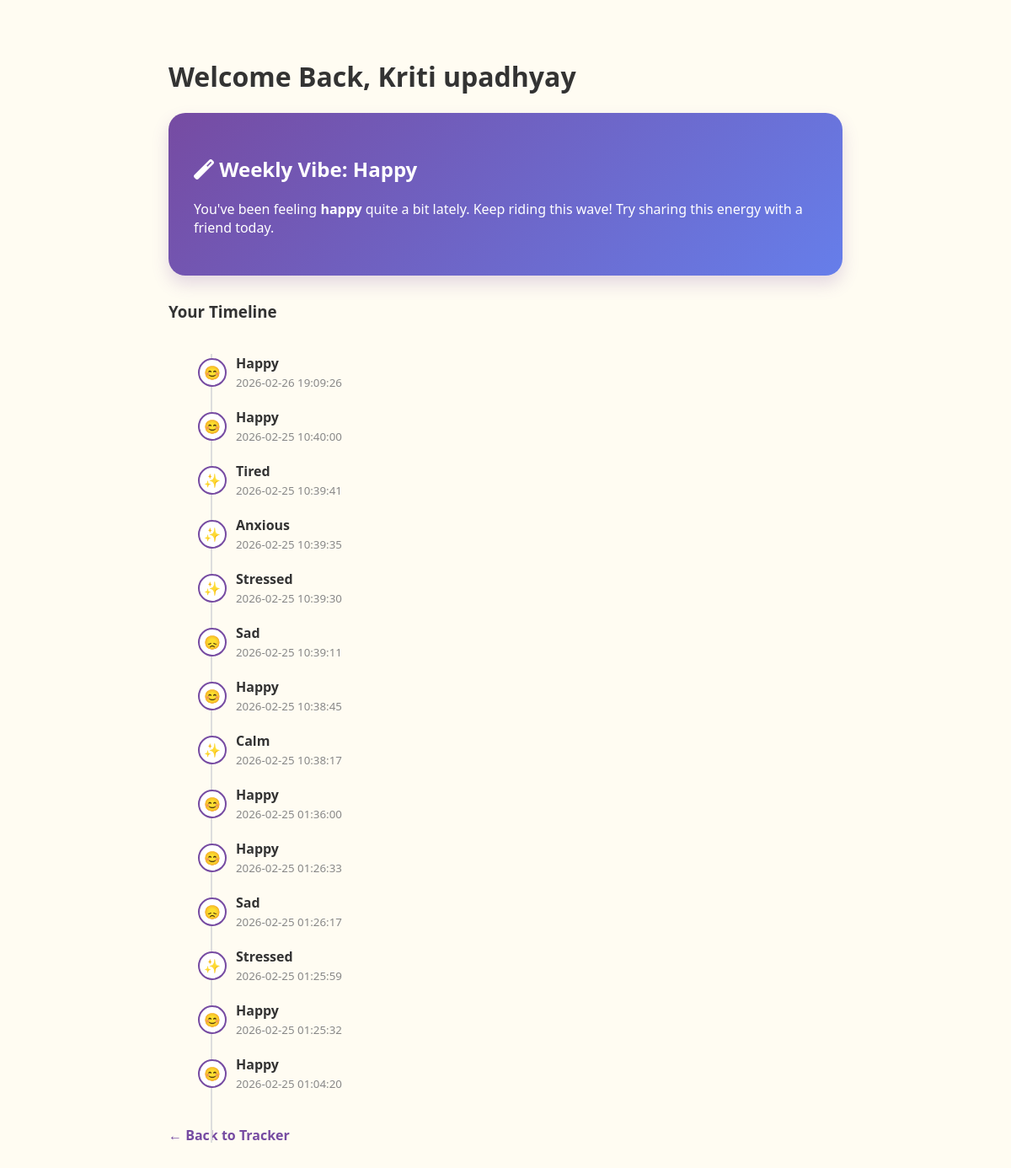
Page /history (signed in) on the committed database.
### tables this page shows
CREATE TABLE mood_logs (
            id INTEGER PRIMARY KEY AUTOINCREMENT,
            username TEXT,
            mood TEXT,
            timestamp DATETIME
        );

### app.py (the view)
@app.route('/history')
def history():
    if 'user' not in session:
        return redirect(url_for('index'))
    username = session['user']
    conn = sqlite3.connect('database.db')
    cursor = conn.cursor()
    cursor.execute('SELECT mood, timestamp FROM mood_logs WHERE username = ? ORDER BY timestamp DESC', (username,))
    user_logs = cursor.fetchall()
    mood_counts = {}
    for mood, time in user_logs:
        mood_counts[mood] = mood_counts.get(mood, 0) + 1
    top_mood = max(mood_counts, key=mood_counts.get) if mood_counts else "New User"
    conn.close()
    return render_template('history.html', logs=user_logs, username=username, top_mood=top_mood)

### templates/history.html (shortened to what this page needs)
<!DOCTYPE html>
<html>
<head>
    <link rel="stylesheet" href="https://cdnjs.cloudflare.com/ajax/libs/font-awesome/6.0.0/css/all.min.css">
</head>
<body>
    <div class="container">
        <h1>Welcome Back, {{ username }}</h1>
        <div class="insight-card">
            <h2><i class="fas fa-magic"></i> Weekly Vibe: {{ top_mood.capitalize() }}</h2>
            <p>You've been feeling <strong>{{ top_mood }}</strong> quite a bit lately.
               {% if top_mood == 'happy' %}
               Keep riding this wave! Try sharing this energy with a friend today.
               {% elif top_mood == 'sad' or top_mood == 'stressed' %}
               It looks like a heavy week. Remember to take 5 minutes just for deep breathing.
               {% else %}
               You are finding your balance. Consistency is key!
               {% endif %}
            </p>
        </div>
        <h3>Your Timeline</h3>
        <div class="timeline">
            {% for mood, time in logs %}
            <div class="log-item">
                <div class="mood-icon">
                    {% if mood == 'happy' %}😊{% elif mood == 'sad' %}😞{% else %}✨{% endif %}
                </div>
                <div>
                    <strong>{{ mood.capitalize() }}</strong> <br>
                    <small style="color: #888;">{{ time }}</small>
                </div>
            </div>
            {% endfor %}
        </div>
        <a href="/tracker" style="text-decoration: none; color: #764ba2; font-weight: bold;">← Back to Tracker</a>
    </div>
</body>
</html>

### templates/history.html (style rules this page uses)
body { font-family: 'Segoe UI', sans-serif; background: #fffcf2; color: #333; padding: 40px; }
.container { max-width: 800px; margin: 0 auto; }
.insight-card { background: linear-gradient(135deg, #764ba2 0%, #667eea 100%); color: white; padding: 30px; border-radius: 20px; margin-bottom: 30px; box-shadow: 0 10px 20px rgba(118, 75, 162, 0.2); }
.timeline { position: relative; padding: 20px 0; }
.timeline::before { content: ''; position: absolute; left: 50px; width: 2px; height: 100%; background: #ddd; }
.log-item { position: relative; margin-bottom: 20px; padding-left: 80px; display: flex; align-items: center; }
.mood-icon { position: absolute; left: 35px; width: 30px; height: 30px; background: white; border: 2px solid #764ba2; border-radius: 50%; text-align: center; line-height: 30px; }

### rows in the picture
mood_logs: capitalize "Happy", mood "happy", timestamp "2026-02-26 19:09:26"
mood_logs: capitalize "Happy", timestamp "2026-02-25 10:40:00"
mood_logs: capitalize "Tired", timestamp "2026-02-25 10:39:41"
mood_logs: capitalize "Anxious", timestamp "2026-02-25 10:39:35"
mood_logs: capitalize "Stressed", timestamp "2026-02-25 10:39:30"
mood_logs: capitalize "Sad", timestamp "2026-02-25 10:39:11"
mood_logs: capitalize "Happy", timestamp "2026-02-25 10:38:45"
mood_logs: capitalize "Calm", timestamp "2026-02-25 10:38:17"
mood_logs: capitalize "Happy", timestamp "2026-02-25 01:36:00"
mood_logs: capitalize "Happy", timestamp "2026-02-25 01:26:33"
mood_logs: capitalize "Sad", timestamp "2026-02-25 01:26:17"
mood_logs: capitalize "Stressed", timestamp "2026-02-25 01:25:59"
mood_logs: capitalize "Happy", timestamp "2026-02-25 01:25:32"
mood_logs: capitalize "Happy", timestamp "2026-02-25 01:04:20"

### other values in the picture
{{ username }} "Kriti upadhyay"
